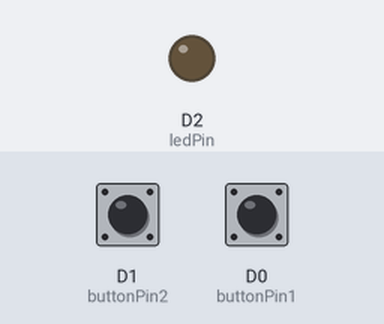
Bench run of a sketch on a simulated ESP8266 (NodeMCU). On the bench: output pins drawn as LEDs (lit = HIGH). Inputs (shaded band) come from the test bench; at power-on: D1 (buttonPin2) LOW, D0 (buttonPin1) LOW. What the sketch prints to the serial monitor is not drawn.

Above: at 1.2 s.
1.3 s: D1 (buttonPin2) pulled HIGH for 0.15 s
Timing chart, 0 to 4.3 s (numbered marks = the images above; inputs shaded):
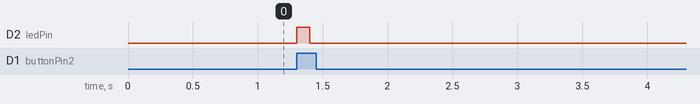

Measured:
- after the input at 1.3 s, D2 (ledPin): LOW → HIGH at once, → LOW 0.10 s later

The sketch:

Push_Button_inc_dec.ino
```cpp
const int buttonPin1 = D0, buttonPin2 = D1;  // the number of the pushbutton pins
const int ledPin =  D2;      // the number of the LED pin

// variables will change:
int button1_State = 0, button2_State = 0;  // variable for reading the pushbuttons status
int count_value =0;
int prestate =0;
void setup() {
  // initialize the LED pin as an output
  //LED flashes during both increment and decrement of counter
  pinMode(ledPin, OUTPUT);
  // initialize the pushbutton pin as an input:
  pinMode(buttonPin1, INPUT);
  pinMode(buttonPin2, INPUT);
  Serial.begin(9600);
}

void loop() {
  // read the state of the pushbutton
  button1_State = digitalRead(buttonPin1);
  button2_State = digitalRead(buttonPin2);
  // counter increment if the pushbutton 1 is pressed.
  if (button1_State == HIGH && prestate == 0) {
    count_value = count_value + 10;
      Serial.println(count_value);
    // turn LED on
    digitalWrite(ledPin, HIGH);
    delay(200);
     // turn LED off
    digitalWrite(ledPin, LOW);
    prestate = 1;
  }
// counter decrement if the pushbutton 2 is pressed.
  else if (button2_State == HIGH && prestate == 0) {
    count_value--;
      Serial.println(count_value);
    // turn LED on
    digitalWrite(ledPin, HIGH);
    delay(100);
     // turn LED off
    digitalWrite(ledPin, LOW);
    prestate = 1;
  }
 else if(button1_State == LOW && button2_State == LOW) {
    prestate = 0;
  }
}
```
